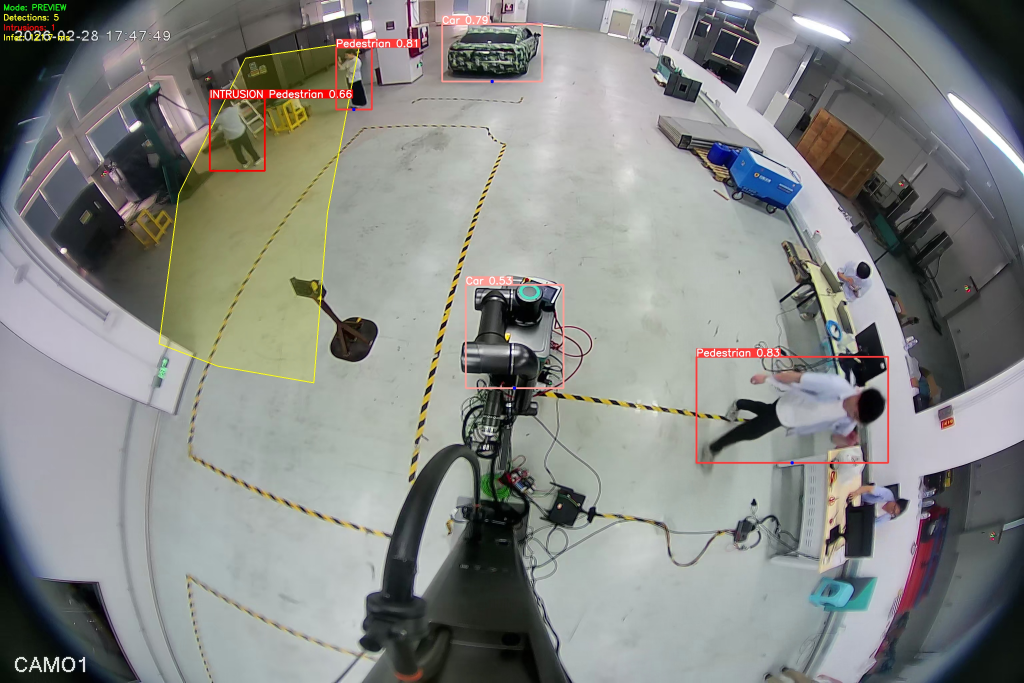
#> input picture Intergration/fisheye/runs/stream_capture/manual_20260417_115325_388874.jpg, 3072 x 2048 px, found by its file name (shown at 1/3 size)
$ python quyuhuafen.py
#> lines starting #> are read from the running program, lines starting #| are printed output that depends on the picture; after the words box and inside, x2 and y2 are one past the last pixel; in counts of white or black regions, pixels touching at a corner belong together
import cv2
import numpy as np

# =========================
# 配置
# =========================
IMAGE_PATH = 'runs/stream_capture/manual_20260417_115325_388874.jpg'
SAVE_PATH = 'roi_coords.npy'

# 显示窗口最大宽高，可按你的屏幕修改
MAX_DISPLAY_W = 1280
MAX_DISPLAY_H = 720

# 存储“原图坐标系”下的多边形顶点
pts = []

# 读取原图
img = cv2.imread(IMAGE_PATH)
#> img is the input picture: shape (2048, 3072, 3); mean B, G, R 132.3, 135.5, 133.6
if img is None:
    raise FileNotFoundError(f"无法读取图片: {IMAGE_PATH}")

orig_h, orig_w = img.shape[:2]
#> orig_h = 2048; orig_w = 3072

# =========================
# 计算显示缩放比例
# =========================
scale = min(MAX_DISPLAY_W / orig_w, MAX_DISPLAY_H / orig_h, 1.0)
#> scale = 0.352
disp_w = int(orig_w * scale)
#> disp_w = 1080
disp_h = int(orig_h * scale)
#> disp_h = 720

# 缩放后的显示图
display_img = cv2.resize(img, (disp_w, disp_h), interpolation=cv2.INTER_AREA)
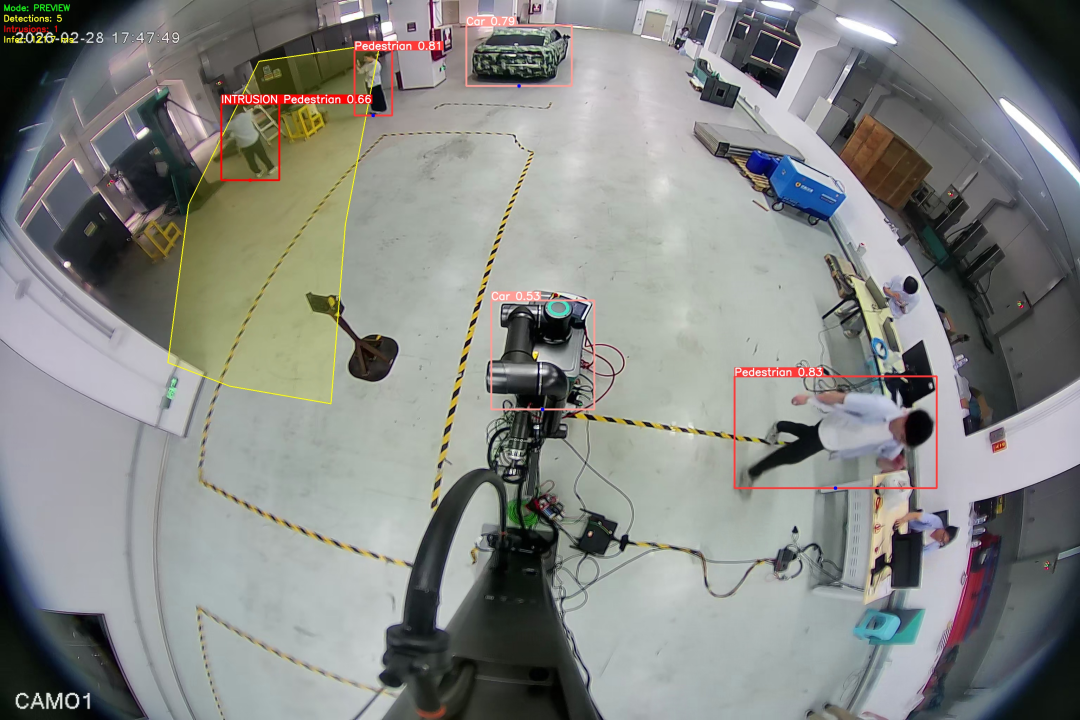
#> display_img: shape (720, 1080, 3); mean B, G, R 132.3, 135.5, 133.6
#| 原图尺寸: 3072 x 2048
#| 显示尺寸: 1080 x 720
#| 缩放比例: 0.3516

def redraw():
    """
    在缩放后的显示图上重绘点和线
    """
    canvas = display_img.copy()

    if len(pts) > 0:
        # 先把原图坐标映射到显示图坐标
        disp_pts = [(int(x * scale), int(y * scale)) for (x, y) in pts]

        for p in disp_pts:
            cv2.circle(canvas, p, 4, (0, 0, 255), -1)

        if len(disp_pts) > 1:
            for i in range(len(disp_pts) - 1):
                cv2.line(canvas, disp_pts[i], disp_pts[i + 1], (0, 255, 0), 2)

            # 闭合多边形
            cv2.line(canvas, disp_pts[-1], disp_pts[0], (0, 255, 0), 2)

    cv2.putText(
        canvas,
        "Left: add point | Right: undo | s: save | q: quit",
        (20, 30),
        cv2.FONT_HERSHEY_SIMPLEX,
        0.7,
        (255, 255, 255),
        2
    )
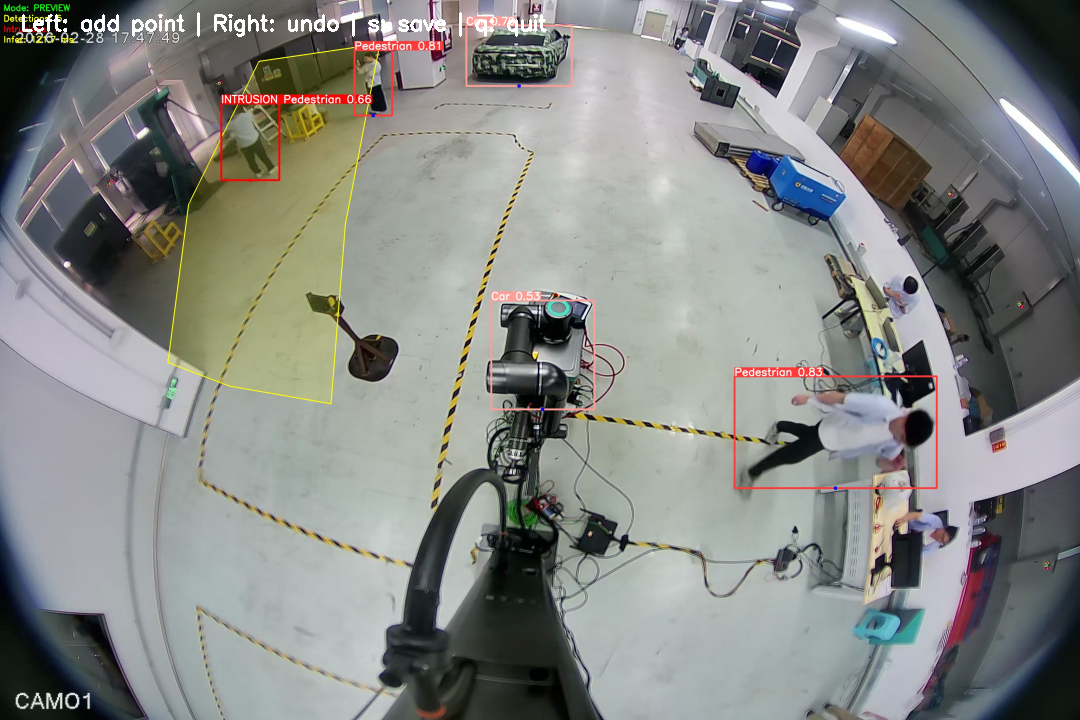
#> canvas: shape (720, 1080, 3); 0.4% of pixels changed, all inside (x1, y1, x2, y2) = (22, 12, 547, 37)

    cv2.imshow('Calibration', canvas)

def draw_roi(event, x, y, flags, param):
    global pts

    # 鼠标左键：添加点
    if event == cv2.EVENT_LBUTTONDOWN:
        # 把显示图坐标映射回原图坐标
        orig_x = int(x / scale)
        orig_y = int(y / scale)

        # 防止越界
        orig_x = max(0, min(orig_x, orig_w - 1))
        orig_y = max(0, min(orig_y, orig_h - 1))

        pts.append((orig_x, orig_y))
        redraw()

    # 鼠标右键：撤销上一个点
    elif event == cv2.EVENT_RBUTTONDOWN:
        if len(pts) > 0:
            pts.pop()
            redraw()

cv2.namedWindow('Calibration', cv2.WINDOW_NORMAL)
cv2.resizeWindow('Calibration', disp_w, disp_h)
cv2.setMouseCallback('Calibration', draw_roi)

print("操作说明: 左键打点，右键撤销，按 's' 保存并退出，按 'q' 直接退出。")
print(f"原图尺寸: {orig_w} x {orig_h}")
print(f"显示尺寸: {disp_w} x {disp_h}")
print(f"缩放比例: {scale:.4f}")

redraw()

while True:
    key = cv2.waitKey(1) & 0xFF
#> (key q is pressed here)

    if key == ord('s'):
        np.save(SAVE_PATH, np.array(pts, np.int32))
        print(f"坐标已保存至 {SAVE_PATH}: {pts}")
        break

    elif key == ord('q'):
        print("未保存，直接退出。")
        break

cv2.destroyAllWindows()
